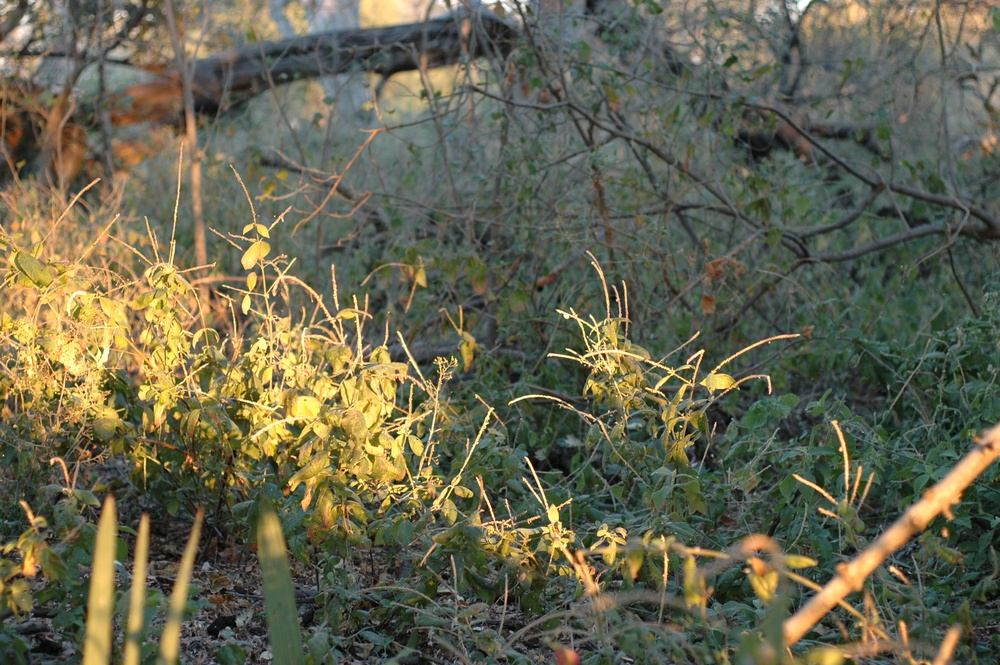
#> input picture DSC_1751.jpg, 1000 x 665 px, shrunk from 3008 x 2000 before the run
$ jupyter execute LMC_model.ipynb
#> lines starting #> are read from the running program, lines starting #| are printed output that depends on the picture
[cell 1]
import numpy as np
import matplotlib.pyplot as plt
import cv2

[cell 2]
# create a class LMC with single input and single output
class LMCneuron:
    def __init__(self, inputs, vL, g):
        self.s = inputs
        self.vL = vL # resting potential
        self.g = g # conductance
        self.v = None # outputs
        self.alpha = 0.1 # scaling factor for calcium response


    def neuron_out(self):
        self.v = np.zeros_like(self.s) # outputs
        self.v[0] = self.vL
        for t in range(1, len(self.s)):
            dv_dt = -(self.v[t-1] - self.vL) + (1 / self.g) * self.s[t-1]
            self.v[t] = self.v[t-1] + dv_dt

            # Calcium response
            x = self.v[t] #+ (1 / self.g)*self.s[t-1]  # Input to rectifier
            self.v[t] = self.alpha * np.maximum(self.vL, x)
        return self.v

[cell 3]
## preparing stimulus
dt = 0.1  # Time step (ms)
# Stimulus: s(t) (e.g., sinusoidal stimulus for moving gratings)
frequency = 10  # Frequency of the stimulus (Hz)
T = 50  # Total time (ms)
time = np.arange(0, T, dt)  # Time array
blank = -4*np.ones((200))
s0 = 0.5*np.sin(2 * np.pi * frequency * time / 100)  # Scale appropriately
s1 = np.sin(2 * np.pi * frequency * time / 100)  # Scale appropriately
s2 = 2*np.sin(2 * np.pi * frequency * time / 100)  # Scale appropriately
s3 = 3*np.sin(2 * np.pi * frequency * time / 100)  # Scale appropriately
s4 = 4*np.sin(2 * np.pi * frequency * time / 100)  # Scale appropriately
s = np.concatenate((s0,blank,s1,blank,s2,blank,s3,blank,s4,blank), axis = 0)
print(s.shape)

[cell 4]
s = s-np.min(s)
s = s/np.max(s) ## restrict range from 0 to 1

print(np.min(s), np.max(s), np.mean(s))

[cell 5]
neuron = LMCneuron(s, -0.03, 0.5)
v = neuron.neuron_out()

[cell 6]
plt.figure(figsize = (15,3))
plt.plot(v, label='Membrane Potential (v)')
plt.ylabel('Voltage (mV)')
plt.xlabel('Time')
plt.grid()
plt.savefig("sine_nonpool.png", dpi=300, bbox_inches="tight")
#> figure, not shown here; curve peaks at x = 2826, y = 0.197

[cell 7]
s = s/np.max(s)
st = np.expand_dims(s, axis = 1)
st = np.repeat(st,repeats = 1000, axis = 1).T
plt.figure(figsize = (15,3))
plt.imshow(st, cmap = 'gray')
plt.ylabel('Grating height')
plt.xlabel('Time')
plt.savefig("sine.png", dpi=300, bbox_inches="tight")

[cell 8]
np.max(s)

[cell 9]
from matplotlib.colors import Normalize

# Generate Gaussian mask
def generate_gaussian_mask(size, sigma):
    x = np.linspace(-1, 1, size)
    y = np.linspace(-1, 1, size)
    x, y = np.meshgrid(x, y)
    gaussian = np.exp(-(x**2 + y**2) / (2 * sigma**2))
    return gaussian

# Parameters for the Gaussian mask
size = 100  # Size of the mask (100x100)
sigma = 0.5  # Standard deviation

# Generate the mask
gaussian_mask = generate_gaussian_mask(size, sigma)

# Plot and save with "hot" colormap
plt.figure(figsize=(6, 6))
plt.imshow(gaussian_mask, cmap="hot", norm=Normalize(vmin=0, vmax=1))
plt.colorbar(label='Weight')
plt.axis("off")  # Remove axes for a clean image
#plt.title("Gaussian Mask (Hot Colormap)")
plt.savefig("gaussian_mask_hot.png", dpi=300, bbox_inches="tight", pad_inches=0)
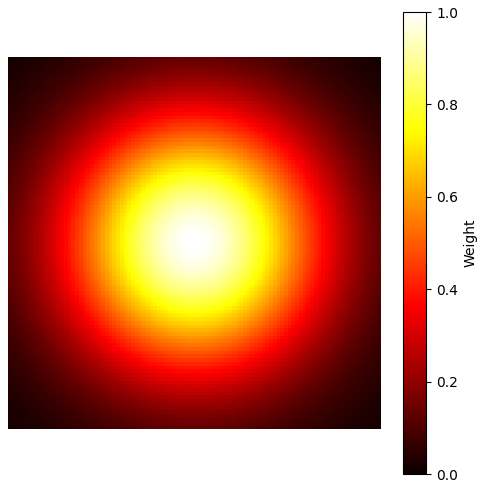
#> figure drawn by matplotlib, 2 panels
plt.show()

[cell 10]
import numpy as np
import matplotlib.pyplot as plt

def gaussian_circular_weight_mask(size, sigma):
    # Create a grid of x, y coordinates
    x = np.linspace(-size // 2, size // 2, size)
    y = np.linspace(-size // 2, size // 2, size)
    xv, yv = np.meshgrid(x, y)

    # Compute the distance from the center for each grid point
    distance_squared = xv**2 + yv**2

    # Apply the Gaussian function
    mask = np.exp(-distance_squared / (2 * sigma**2))

    # Normalize the weights to ensure the sum of the mask is 1
    mask /= np.sum(mask)

    return mask

# Parameters
size = 200  # Size of the square array
sigma = 50  # Standard deviation of the Gaussian distribution

# Generate the mask
gaussian_mask = gaussian_circular_weight_mask(size, sigma)

gaussian_mask = np.array((gaussian_mask)*255/np.max(gaussian_mask), dtype = 'uint8')
# Plot the mask
plt.figure(figsize=(6, 6))
plt.imshow(gaussian_mask, cmap='hot', extent=[-size // 2, size // 2, -size // 2, size // 2])
plt.colorbar(label='Weight')
plt.title('Gaussian Circular Weight Mask')
plt.xlabel('X')
plt.ylabel('Y')
plt.axis('equal')
plt.show()
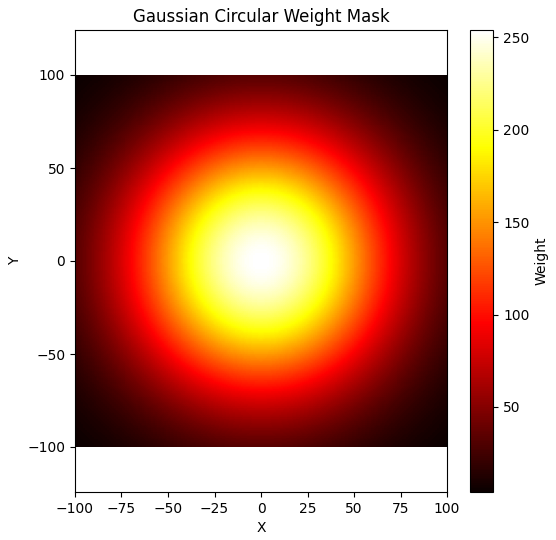
#> figure drawn by matplotlib, 2 panels
#plt.savefig("gaussian_mask.png", dpi=300, bbox_inches="tight")

[cell 11]
np.max(gaussian_mask), np.mean(gaussian_mask), np.min(gaussian_mask)

[cell 12]
## weighted stimulus
a = st.shape[1]
b = gaussian_mask.shape[0]
stimuli = []
for i in range(0, a-b):
    mask = st[0:b, i:b+i]*gaussian_mask
    stimuli.append(np.max(mask))
stimuli = np.array(stimuli)

[cell 13]
neuron_pooled = LMCneuron(stimuli, -0.03, 0.5)
v = neuron_pooled.neuron_out()

plt.figure(figsize = (15,3))
plt.plot(v, label='Membrane Potential (v)')
plt.ylabel('Voltage (mV)')
plt.xlabel('Time')
plt.grid()
plt.savefig("sine_pool.png", dpi=300, bbox_inches="tight")
#> figure, not shown here; curve peaks at x = 2724, y = 50.8

[cell 14]
# Parameters
omega = 0.01  # Frequency factor for the sine component
gamma = 2.5  # Slope for the linear component
z_values = np.linspace(0, 10, 100)  # Z-axis values (adjust range as needed)

# Random trajectory equation
def trajectory(z, omega, gamma):
    noise = np.random.normal(0, 0.1, len(z))  # Gaussian noise
    return 30 * np.sin(2 * np.pi * 3 * omega * z/1000) + gamma * z + 60 * noise

# Generate trajectory
T_values = trajectory(z_values, omega, gamma)

# Load and display the image
image_path = "DSC_1751.jpg"  # Replace with your image path
image = cv2.imread(image_path, 0)
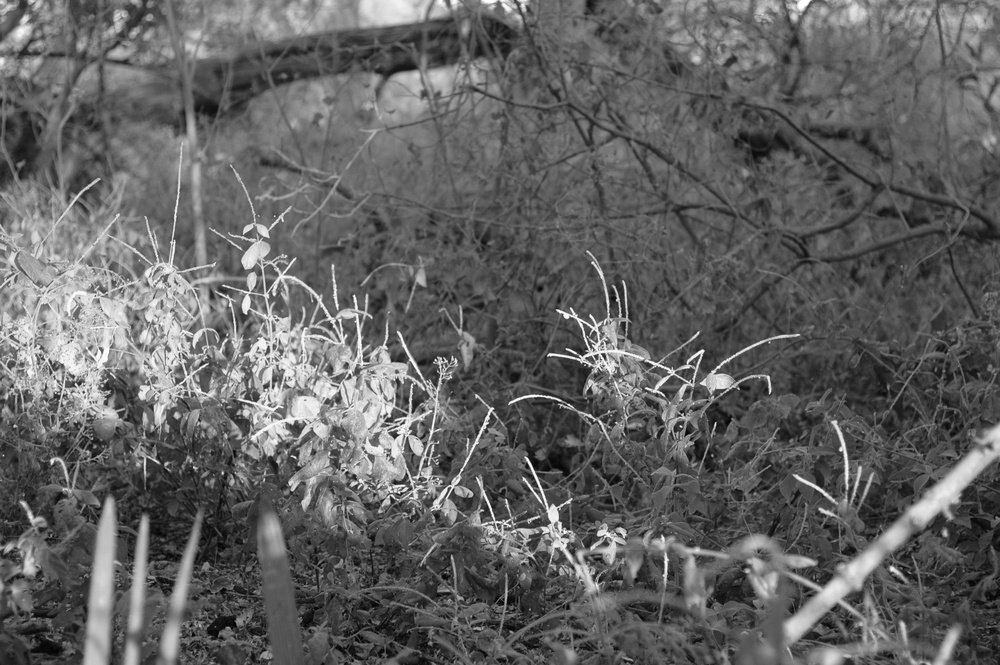
#> image: shape (665, 1000); min 0, max 255, mean 98.5
image = image/255
plt.imshow(image, cmap = 'gray')
plt.axis("off")

# Normalize trajectory to fit within the image dimensions
image_width, image_height = image.shape[1], image.shape[0]
#> image_width = 1000; image_height = 665
z_scaled = np.interp(z_values, (z_values.min(), z_values.max()), (0, image_width))
#> z_scaled = 100 values from 0 to 1000
T_scaled = np.interp(T_values, (T_values.min(), T_values.max()), (0, image_height))

# Overlay trajectory on the image
plt.plot(z_scaled, T_scaled, color="red", linewidth=1)

# Show the result
plt.show()
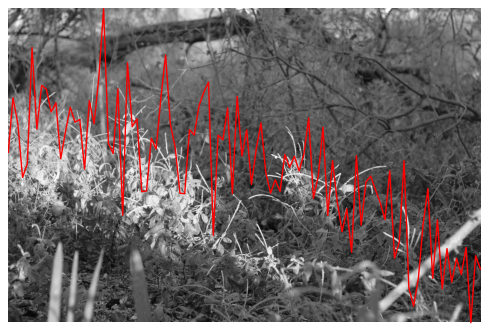
#> figure drawn by matplotlib, 1 panel

[cell 15]
### stimuli input from image
input = []
for i in range(len(z_scaled)):
    x = int(z_scaled[i])-1
    y = int(T_scaled[i])-1
    input.append(image[y,x])
#> after the loop, input = 100 values, max 0.898 at index 28, min 0.0549 at index 99, mean 0.399

[cell 16]
neuron = LMCneuron(input, -0.03, 0.5)
out = neuron.neuron_out()
#> out = 100 values, max 0.177 at index 29, min -0.03 at index 0, mean 0.0765

plt.figure(figsize = (15,3))
plt.plot(out, label='Membrane Potential (v)')
plt.ylabel('Voltage (mV)')
plt.grid()
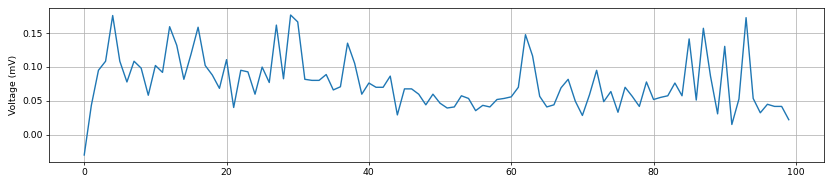
#> figure drawn by matplotlib, 1 panel; curve peaks at x = 29, y = 0.177

[cell 17]
# Parameters
omega = 0.01  # Frequency factor for the sine component
gamma = 2.5  # Slope for the linear component
z_values = np.linspace(0, 10, 100)  # Z-axis values (adjust range as needed)
num_trajectories = 15  # Number of trajectories to plot

# Random trajectory equation
def trajectory(z, omega, gamma):
    noise = np.random.normal(0, 0.1, len(z))  # Gaussian noise
    return 30 * np.sin(2 * np.pi * 3 * omega * z / 1000) + gamma * z + 60 * noise

# Load and display the image
image_path = "DSC_1803.jpg"  # Replace with your image path
image = cv2.imread(image_path, 0)  # Normalize image intensity
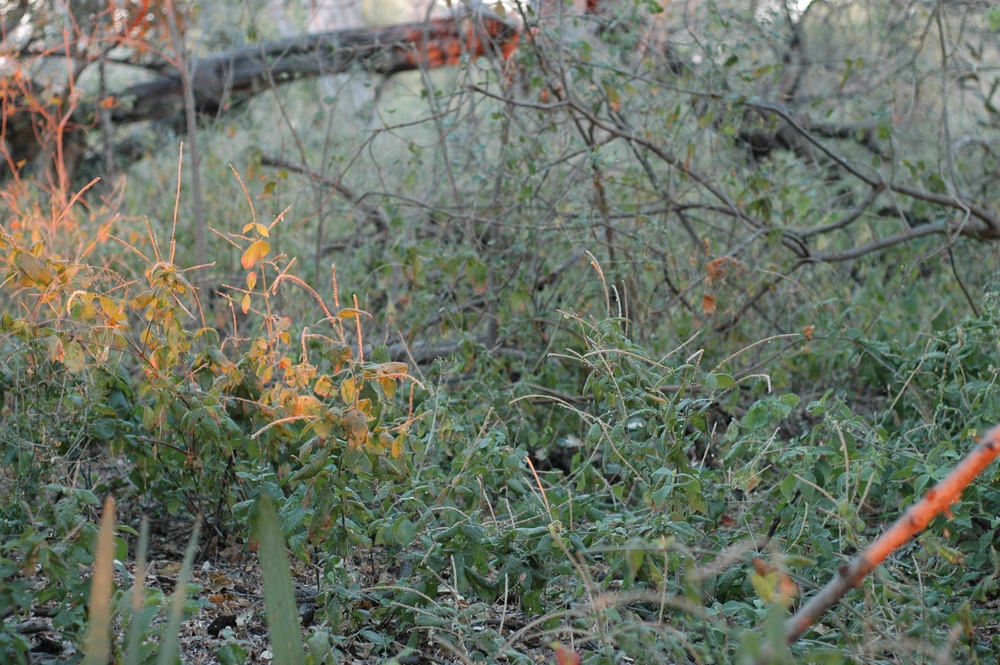
#> input picture DSC_1803.jpg, 1000 x 665 px, shrunk from 3008 x 2000 before the run
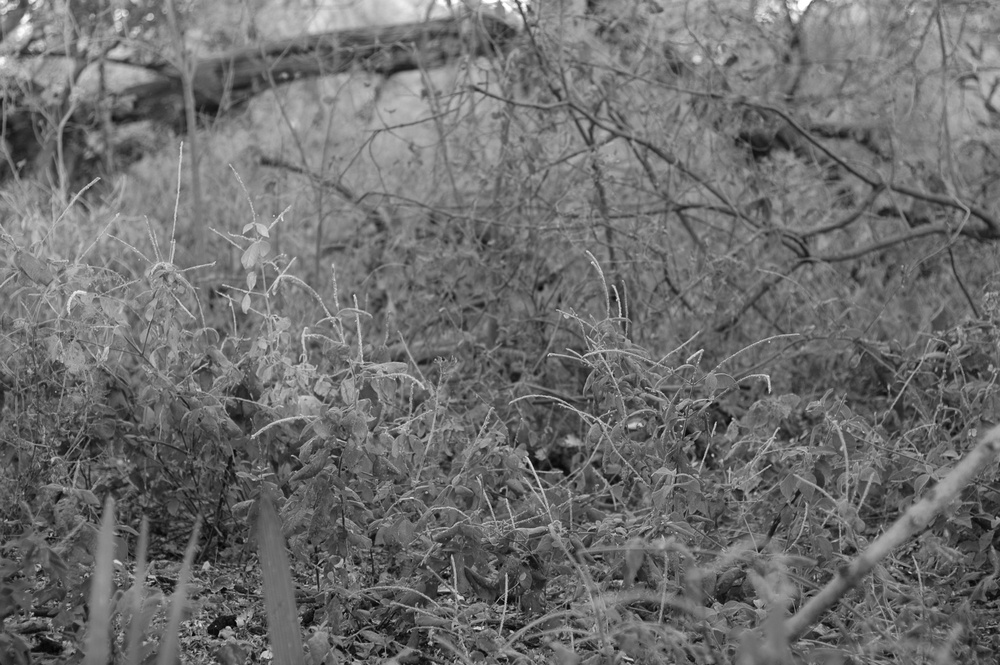
#> image: shape (665, 1000); min 0, max 255, mean 109.8
plt.imshow(image, cmap='gray')
plt.axis("off")

image = image/255
# image dimensions
image_width, image_height = image.shape[1], image.shape[0]

trajectories_output = []
# Plot multiple trajectories
for _ in range(num_trajectories):
    # Generate trajectory
    T_values = trajectory(z_values, omega, gamma)

    # Normalize trajectory to fit within the image dimensions
    z_scaled = np.interp(z_values, (z_values.min(), z_values.max()), (0, image_width))
    T_scaled = np.interp(T_values, (T_values.min(), T_values.max()), (0, image_height))

    # Overlay trajectory on the image
    plt.plot(z_scaled, T_scaled, linewidth=0.5)

    ### stimuli input from image
    input = []
    for i in range(len(z_scaled)):
        x = int(z_scaled[i])-1
        y = int(T_scaled[i])-1
        input.append(image[y,x])

    neuron = LMCneuron(input, -0.03, 0.5)
    out = neuron.neuron_out()
    trajectories_output.append(out)
#> after the loop, trajectories_output = 15 items

# Show the result
plt.show()
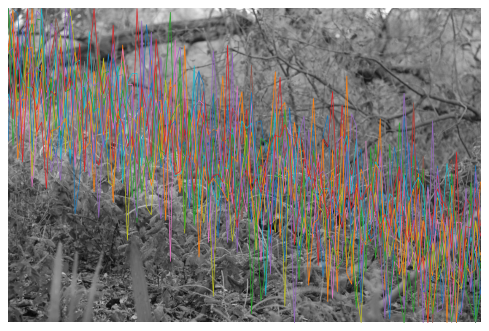
#> figure drawn by matplotlib, 1 panel
to_dark = np.array(trajectories_output)
plt.savefig("dark_traj.png", dpi=300, bbox_inches="tight")

[cell 18]
# Parameters
omega = 0.01  # Frequency factor for the sine component
gamma = 2.5  # Slope for the linear component
z_values = np.linspace(0, 10, 100)  # Z-axis values (adjust range as needed)
num_trajectories = 15  # Number of trajectories to plot

# Random trajectory equation
def trajectory(z, omega, gamma):
    noise = np.random.normal(0, 0.1, len(z))  # Gaussian noise
    return 30 * np.sin(2 * np.pi * 3 * omega * z / 1000) + gamma * z + 60 * noise

# Load and display the image
image_path = "DSC_1751.jpg"  # Replace with your image path
image = cv2.imread(image_path, 0) / 255  # Normalize image intensity
plt.imshow(image, cmap='gray')
plt.axis("off")

# image dimensions
image_width, image_height = image.shape[1], image.shape[0]

trajectories_output = []
# Plot multiple trajectories
for _ in range(num_trajectories):
    # Generate trajectory
    T_values = trajectory(z_values, omega, gamma)

    # Normalize trajectory to fit within the image dimensions
    z_scaled = np.interp(z_values, (z_values.min(), z_values.max()), (0, image_width))
    T_scaled = np.interp(T_values, (T_values.min(), T_values.max()), (0, image_height))

    # Overlay trajectory on the image
    plt.plot(z_scaled, T_scaled, linewidth=0.5)

    ### stimuli input from image
    input = []
    for i in range(len(z_scaled)):
        x = int(z_scaled[i])-1
        y = int(T_scaled[i])-1
        input.append(image[y,x])

    neuron = LMCneuron(input, -0.03, 0.5)
    out = neuron.neuron_out()
    trajectories_output.append(out)

# Show the result
plt.show()
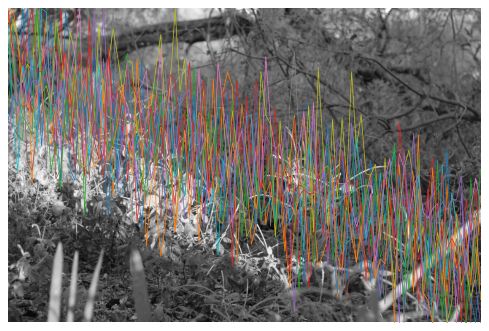
#> figure drawn by matplotlib, 1 panel
to = np.array(trajectories_output)

[cell 19]
data_flat_to = to.flatten()
#> data_flat_to = 1500 values, max 0.195 at index 54, min -0.03 at index 0, mean 0.075
data_flat_to_dark = to_dark.flatten()
#> data_flat_to_dark = 1500 values, max 0.166 at index 29, min -0.03 at index 0, mean 0.0827


# Plot histogram
plt.figure(figsize=(10, 6))
plt.hist(data_flat_to, density=True, histtype='stepfilled', alpha=0.5, bins=50, ec="k", lw=1, label = 'light')
plt.hist(data_flat_to_dark, density=True, histtype='stepfilled', alpha=0.5, bins=50, ec="c", lw=1, label = 'dark')

# Add labels and title
plt.title("Histogram of non pooled outputs", fontsize=16)
plt.xlabel("Pixel Intensity", fontsize=14)
plt.ylabel("Frequency", fontsize=14)
plt.xlim(0, 0.3)
plt.legend()
# Grid and aesthetics
plt.grid(axis='y', linestyle='--', alpha=0.7)
plt.tight_layout()
plt.savefig("histogram_npool.png", dpi=300, bbox_inches="tight")
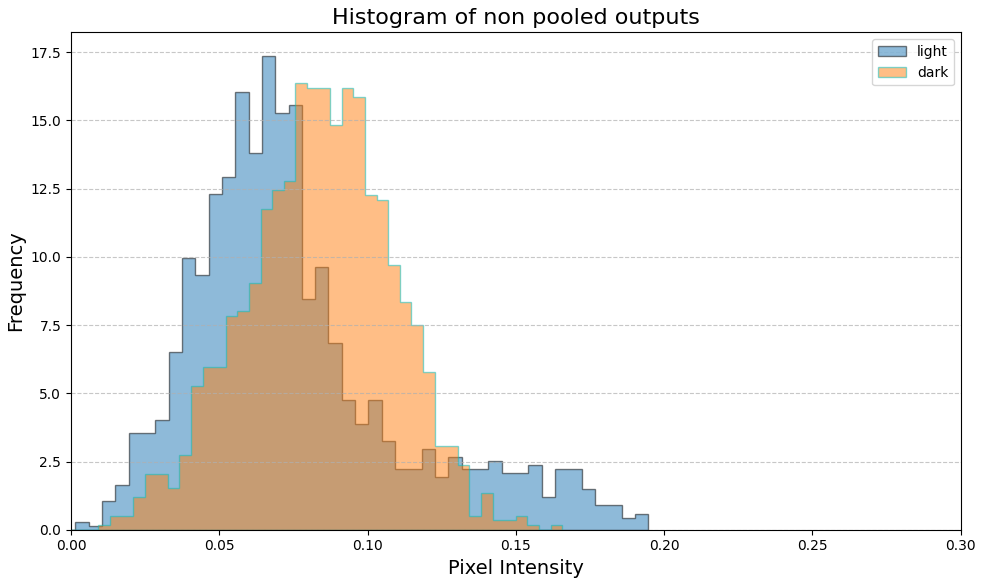
#> figure drawn by matplotlib, 1 panel
